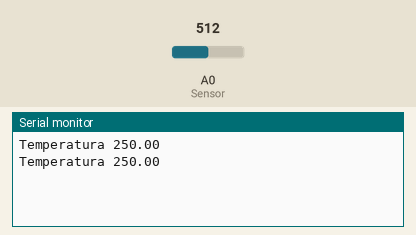
Recording of a sketch running on a simulated Arduino Uno, built with avr-gcc and run on an emulated ATmega328P. Shown: the last lines printed to the serial monitor. Inputs (shaded band) come from the test bench; at power-on: A0 (Sensor) = 512.

Above: at 1.8 s.
1.9 s: A0 (Sensor) set to 716
At 2.8 s:
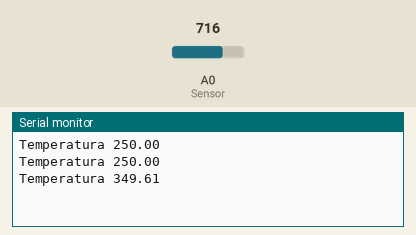
3.4 s: A0 (Sensor) set to 900
At 4.6 s:
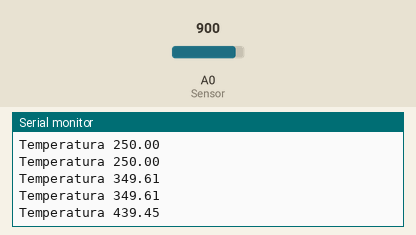
Timing chart, 0 to 6.4 s (numbered marks = the images above; inputs shaded):
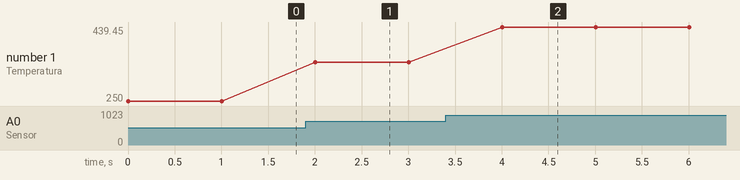

The sketch:

Temperatura-serialPrint.ino
```cpp
float tempC; // variable tipo float
int Sensor = 0; //se asigna de entrada del sensor (A0)

void setup() {

  Serial.begin(9600);// Configuramos el puerto serial

}

void loop() {
  // Con analogRead leemos el sensor, recuerda que es un valor de 0 a 1023
  tempC = analogRead(Sensor);

  // Calculamos la temperatura con la fórmula
  tempC = (5.0 * tempC * 100.0)/1024.0;

  Serial.print("Temperatura ");//imprime texto temperatura
  Serial.println(tempC); //imprime la temperatura total

  delay(1000);//delay de 1 seg
}
```

Measured:
- after the input at 1.9 s, the serial monitor: prints a new line after 0.10 s (image 1)
- after the input at 3.4 s, the serial monitor: prints a new line after 0.60 s (image 2)
- plotted number 1: 250 → 349.61 after the input at 1.9 s, 349.61 → 439.45 after the input at 3.4 s
